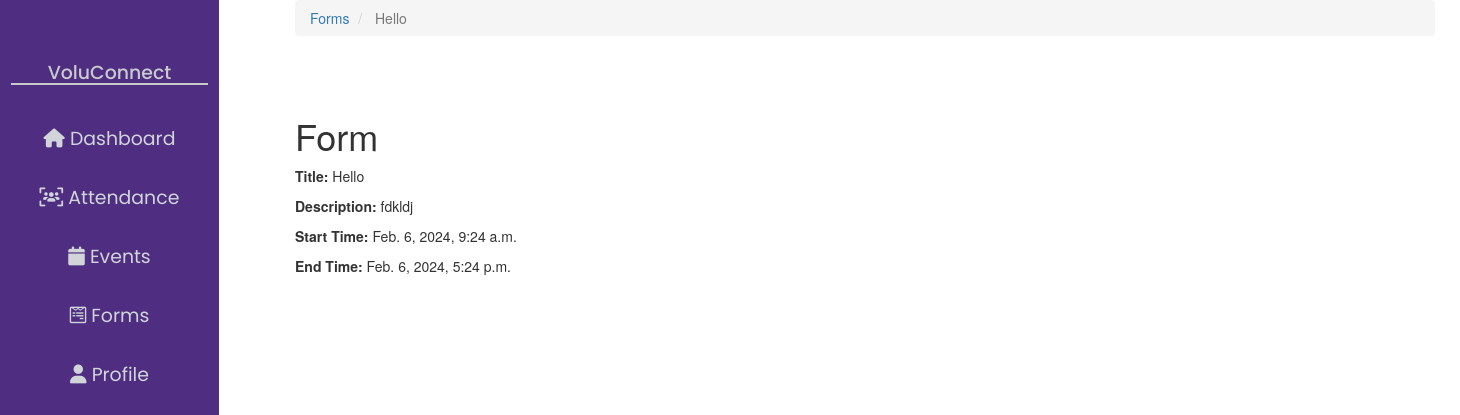
The app's page /form-creator/forms/2-hello/ with its own data.
### form_creator/models.py (models this page shows, shortened)
class Form(models.Model):
    class StatusChoices(models.TextChoices):
        DRAFT = "draft", "Draft"
        ACTIVE = "active", "Active"
        INACTIVE = "inactive", "Inactive"
    owner = models.ForeignKey(User, on_delete=models.CASCADE)
    editors = models.ManyToManyField(User, related_name="editors", blank=True)
    title = models.CharField(max_length=150)
    slug = models.SlugField(max_length=150)
    description = models.TextField(blank=True)
    created_dt = models.DateTimeField(auto_now_add=True)
    start_dt = models.DateTimeField(
        default=timezone.now,
        verbose_name="Start on",
    )
    end_dt = models.DateTimeField(
        blank=True,
        null=True,
        help_text="Leave blank for no end date.",
        verbose_name="End on",
    )
    status = models.CharField(
        max_length=10,
        choices=StatusChoices.choices,
        default=StatusChoices.DRAFT,
        help_text="This form will be available to users only when status is "
        "active and the current date is between the start and end dates.",
    )
    objects = FormManager()
    class Meta:
        db_table = "fc_form"
        ordering = ["status", "-created_dt"]
    def __str__(self):
        return self.title
    def can_edit(self, user: User, staff_can_edit: bool = True) -> bool:
        if not user or not user.is_authenticated:
            return False
    def can_delete(self, user: User) -> bool:
        if not user or not user.is_authenticated:
            return False
        return any([user.is_staff, user.username == self.owner.username])
    def completed_by(self, user: User) -> _t.Optional["FormResponder"]:
        if not user or not user.is_authenticated:
            return None
        return self.responders.filter(user=user).first()
    def can_complete_form(self, user: User) -> bool:
        if not user or not user.is_authenticated:
            return False
        if not self.is_live():
            return False
        if self.can_edit(user, False):
            return False
        return not bool(self.completed_by(user))

### form_creator/views.py (the view)
class FormDetailView(FormBaseView, FormSingleItemMixin, DetailView):
    template_name = "form_creator/form_detail.html"

### form_creator/managers.py (called while the page is built)
    def get_queryset(self):
        return FormsQueryset(self.model, using=self._db)

### form_creator/views.py (called while the page is built)
    def get_object(self, *args, **kwargs):
        pattern = re.compile("/forms/(\\d{1,})-(.*?)/")
        pk, slug = pattern.search(self.request.path).groups()
        return get_object_or_404(self.model, pk=pk, slug=slug)

    def get_context_data(self, **kwargs):
        context = super().get_context_data(**kwargs)
        obj = self.get_object()
        context["can_edit"] = obj.can_edit(self.request.user)
        context["can_delete"] = obj.can_delete(self.request.user)
        context["completed_form"] = obj.completed_by(self.request.user)
        context["can_complete_form"] = obj.can_complete_form(self.request.user)
        return context

### form_creator/templates/form_creator/form_detail.html (shortened to what this page needs)
{% extends 'base.html' %}
{% load crispy_forms_tags %}
{% block content %}
  <div class="sidenav">
    <h3>VoluConnect</h3>
    <a {% block nav_dashboard %}{% endblock %} href="{% url 'dashboard' %}">
        <i class="fa fa-home"></i>
        <span class="sidenav-text">Dashboard</span>
    </a>
    <a {% block nav_attendance %}{% endblock %} href="{% url 'attendance' %}">
        <i class="fa fa-users-viewfinder"></i>
        <span class="sidenav-text">Attendance</span>
    </a>
    <a {% block nav_events %}{% endblock %} href="{% url 'events' %}">
        <i class="fa fa-calendar"></i>
        <span class="sidenav-text">Events</span>
    </a>
    <a {% block nav_forms %}{% endblock %} href="{% url 'form_creator:form_list' %}">
        <i class="fa-brands fa-wpforms"></i>
        <span class="sidenav-text">Forms</span>
    </a>
    <a {% block nav_profile %}{% endblock %} href="{% url 'profile' %}">
        <i class="fa fa-user"></i>
        <span class="sidenav-text">Profile</span>
    </a>
  </div>
  <nav aria-label="breadcrumb">
    <ol class="breadcrumb">
      <li class="breadcrumb-item">
        <a href="{% url 'form_creator:form_list' %}">Forms</a>
      </li>
      <li class="breadcrumb-item active" aria-current="page">
        {{ form|truncatechars:20 }}
      </li>
    </ol>
  </nav>
  <div class="d-flex justify-content-between">
    <h1>Form</h1>
  </div>
  <div>
    <p><strong>Title:</strong> {{ form.title }}</p>
    <p><strong>Description:</strong> {{ form.description }}</p>
    <p><strong>Start Time:</strong> {{ form.start_dt }}</p>
    <p><strong>End Time:</strong> {{ form.end_dt }}</p>
  </div>
{% endblock %}

### form_creator/static/css/custom-style.css (style rules this page uses)
a, a:hover { text-decoration: none !important; }
.sidenav { height: 100%; width: 15vw; position: fixed; z-index: 1; top: 0; left: 0; background-color: #4f2e81; overflow-x: hidden; padding-top: 20px; }
.sidenav h3 { font-size: 1.35em; color: #c8cace; font-family: "Poppins", "sans-sarif"; text-align: center; padding-top: 1em; width: 90%; margin: 1.25em auto; border-bottom: 2px solid #c8cace; }
.sidenav a { padding: 16px 0; text-align: center; text-decoration: none; font-size: 1.35em; font-family: "Poppins", "sans-sarif"; color: #d1d5da; display: block; }
.container h1 { margin-top: 10vh; }

### form_creator/templates/form_creator/form_detail.html (style rules this page uses)
a, a:hover { text-decoration: none !important; }
.sidenav { height: 100%; width: 15vw; position: fixed; z-index: 1; top: 0; left: 0; background-color: #4f2e81; overflow-x: hidden; padding-top: 20px; }
.sidenav h3 { font-size: 1.35em; color: #c8cace; font-family: "Poppins", "sans-sarif"; text-align: center; padding-top: 1em; width: 90%; margin: 1.25em auto; border-bottom: 2px solid #c8cace; }
.sidenav a { padding: 16px 0; text-align: center; text-decoration: none; font-size: 1.35em; font-family: "Poppins", "sans-sarif"; color: #d1d5da; display: block; }
.container h1 { margin-top: 10vh; }

### records on screen
Form: title "Hello", description "fdkldj", start_dt "Feb. 6, 2024, 9:24 a.m.", end_dt "Feb. 6, 2024, 5:24 p.m."
